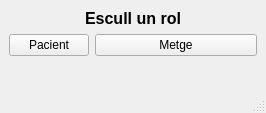
<?xml version="1.0" encoding="UTF-8"?>
<ui version="4.0">
 <class>MainWindow</class>
 <widget class="QMainWindow" name="MainWindow">
  <property name="geometry">
   <rect>
    <x>0</x>
    <y>0</y>
    <width>266</width>
    <height>113</height>
   </rect>
  </property>
  <property name="windowTitle">
   <string>MainWindow</string>
  </property>
  <widget class="QWidget" name="centralwidget">
   <layout class="QFormLayout" name="formLayout">
    <item row="1" column="0">
     <widget class="QPushButton" name="btnPacient">
      <property name="text">
       <string>Pacient</string>
      </property>
     </widget>
    </item>
    <item row="1" column="1">
     <widget class="QPushButton" name="btnMetge">
      <property name="text">
       <string>Metge</string>
      </property>
     </widget>
    </item>
    <item row="0" column="0" colspan="2">
     <widget class="QLabel" name="label">
      <property name="text">
       <string>&lt;html&gt;&lt;head/&gt;&lt;body&gt;&lt;p&gt;&lt;span style=&quot; font-size:12pt; font-weight:600;&quot;&gt;Escull un rol&lt;/span&gt;&lt;/p&gt;&lt;/body&gt;&lt;/html&gt;</string>
      </property>
      <property name="alignment">
       <set>Qt::AlignCenter</set>
      </property>
     </widget>
    </item>
   </layout>
  </widget>
  <widget class="QStatusBar" name="statusbar"/>
 </widget>
 <resources/>
 <connections/>
</ui>
